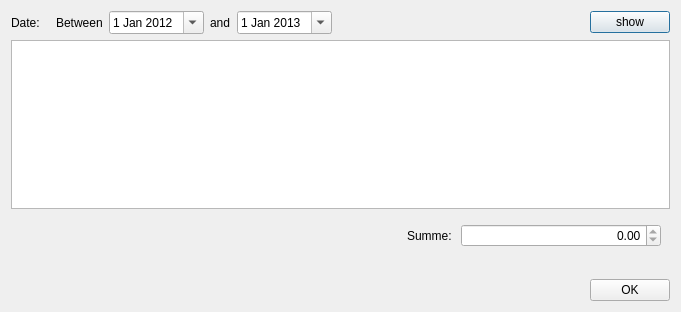
<?xml version="1.0" encoding="UTF-8"?>
<ui version="4.0">
 <class>ShowInputDialog</class>
 <widget class="QDialog" name="ShowInputDialog">
  <property name="geometry">
   <rect>
    <x>0</x>
    <y>0</y>
    <width>681</width>
    <height>312</height>
   </rect>
  </property>
  <property name="windowTitle">
   <string>Input Dialog</string>
  </property>
  <layout class="QVBoxLayout" name="verticalLayout">
   <item>
    <widget class="QWidget" name="widget_4" native="true">
     <layout class="QHBoxLayout" name="horizontalLayout_4">
      <property name="margin">
       <number>0</number>
      </property>
      <item>
       <widget class="QWidget" name="widget_2" native="true">
        <layout class="QHBoxLayout" name="horizontalLayout_2">
         <property name="margin">
          <number>0</number>
         </property>
         <item>
          <widget class="QLabel" name="label">
           <property name="text">
            <string>Date:   </string>
           </property>
          </widget>
         </item>
         <item>
          <widget class="QLabel" name="label_2">
           <property name="text">
            <string>Between</string>
           </property>
          </widget>
         </item>
         <item>
          <widget class="QDateEdit" name="dateEdit_From">
           <property name="dateTime">
            <datetime>
             <hour>2</hour>
             <minute>0</minute>
             <second>0</second>
             <year>2012</year>
             <month>1</month>
             <day>1</day>
            </datetime>
           </property>
           <property name="calendarPopup">
            <bool>true</bool>
           </property>
          </widget>
         </item>
         <item>
          <widget class="QLabel" name="label_3">
           <property name="text">
            <string>and</string>
           </property>
          </widget>
         </item>
         <item>
          <widget class="QDateEdit" name="dateEdit_To">
           <property name="dateTime">
            <datetime>
             <hour>0</hour>
             <minute>0</minute>
             <second>0</second>
             <year>2013</year>
             <month>1</month>
             <day>1</day>
            </datetime>
           </property>
           <property name="calendarPopup">
            <bool>true</bool>
           </property>
          </widget>
         </item>
        </layout>
       </widget>
      </item>
      <item>
       <spacer name="horizontalSpacer_3">
        <property name="orientation">
         <enum>Qt::Horizontal</enum>
        </property>
        <property name="sizeHint" stdset="0">
         <size>
          <width>226</width>
          <height>20</height>
         </size>
        </property>
       </spacer>
      </item>
      <item>
       <widget class="QPushButton" name="pushButton_Show">
        <property name="text">
         <string>show</string>
        </property>
       </widget>
      </item>
     </layout>
    </widget>
   </item>
   <item>
    <widget class="QTableView" name="tableView_input">
     <property name="selectionBehavior">
      <enum>QAbstractItemView::SelectRows</enum>
     </property>
     <property name="sortingEnabled">
      <bool>true</bool>
     </property>
    </widget>
   </item>
   <item>
    <widget class="QWidget" name="widget_5" native="true">
     <layout class="QHBoxLayout" name="horizontalLayout_5">
      <item>
       <spacer name="horizontalSpacer_2">
        <property name="orientation">
         <enum>Qt::Horizontal</enum>
        </property>
        <property name="sizeHint" stdset="0">
         <size>
          <width>373</width>
          <height>20</height>
         </size>
        </property>
       </spacer>
      </item>
      <item>
       <widget class="QWidget" name="widget_3" native="true">
        <layout class="QHBoxLayout" name="horizontalLayout_3">
         <property name="margin">
          <number>0</number>
         </property>
         <item>
          <widget class="QLabel" name="label_4">
           <property name="text">
            <string>Summe: </string>
           </property>
          </widget>
         </item>
         <item>
          <widget class="QDoubleSpinBox" name="doubleSpinBox">
           <property name="minimumSize">
            <size>
             <width>200</width>
             <height>0</height>
            </size>
           </property>
           <property name="alignment">
            <set>Qt::AlignRight|Qt::AlignTrailing|Qt::AlignVCenter</set>
           </property>
           <property name="readOnly">
            <bool>true</bool>
           </property>
          </widget>
         </item>
        </layout>
       </widget>
      </item>
     </layout>
    </widget>
   </item>
   <item>
    <spacer name="verticalSpacer">
     <property name="orientation">
      <enum>Qt::Vertical</enum>
     </property>
     <property name="sizeHint" stdset="0">
      <size>
       <width>20</width>
       <height>40</height>
      </size>
     </property>
    </spacer>
   </item>
   <item>
    <widget class="QWidget" name="widget" native="true">
     <layout class="QHBoxLayout" name="horizontalLayout">
      <property name="margin">
       <number>0</number>
      </property>
      <item>
       <spacer name="horizontalSpacer">
        <property name="orientation">
         <enum>Qt::Horizontal</enum>
        </property>
        <property name="sizeHint" stdset="0">
         <size>
          <width>40</width>
          <height>20</height>
         </size>
        </property>
       </spacer>
      </item>
      <item>
       <widget class="QPushButton" name="pushButton_OK">
        <property name="text">
         <string>OK</string>
        </property>
       </widget>
      </item>
     </layout>
    </widget>
   </item>
  </layout>
 </widget>
 <resources/>
 <connections/>
</ui>
